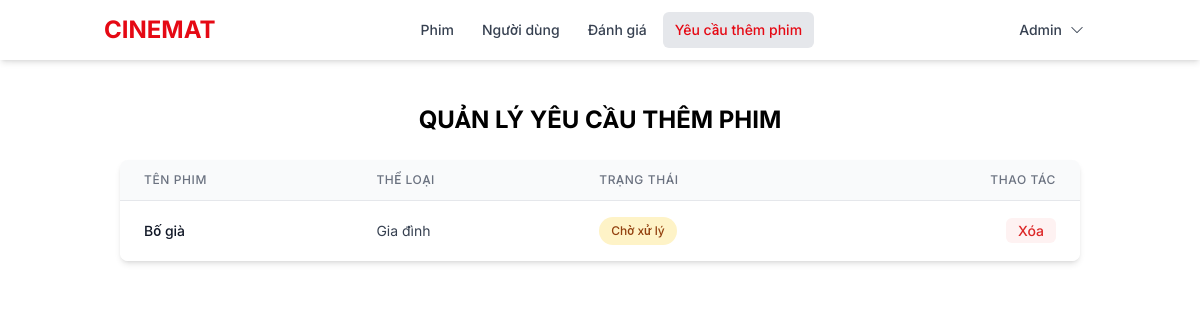
Before: /admin/requires/require.php (signed in) with the older database file.
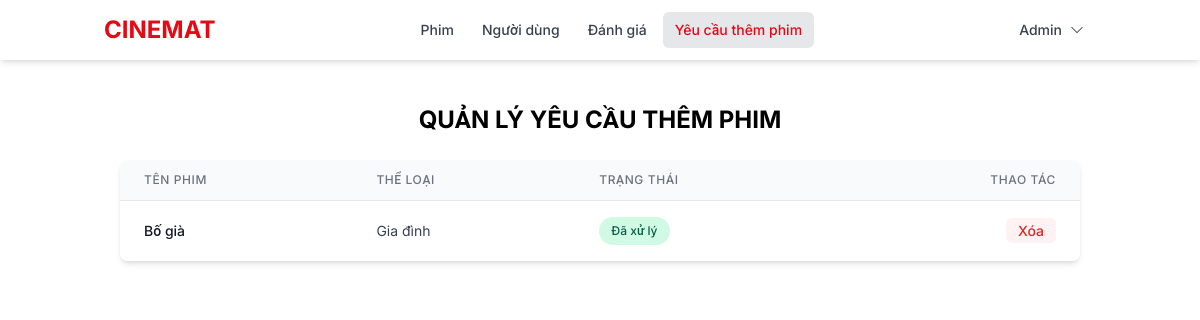
After: the same page with the newer database file.
### tables this page shows
CREATE TABLE `yeu_cau_them_phim` (
  `id_yeu_cau` int(11) NOT NULL,
  `id_nguoi_dung` int(11) DEFAULT NULL,
  `ten_phim` varchar(255) DEFAULT NULL,
  `the_loai` text DEFAULT NULL,
  `trang_thai` enum('cho_duyet','da_xu_ly') DEFAULT 'cho_duyet',
  `thoi_gian` datetime DEFAULT current_timestamp()
);

### admin/requires/require.php (the view, shortened to what this page needs)
<?php
require_once 'C:\xamppp\htdocs\CINEMAT\admin\layouts\header.php';
$sql = "SELECT *
        FROM yeu_cau_them_phim";
$result = mysqli_query($conn, $sql);
?>
<!DOCTYPE html>
<html lang="vi">
<head>
    <link href="https://cdn.jsdelivr.net/npm/bootstrap-icons@1.10.0/font/bootstrap-icons.css" rel="stylesheet">
    <script src="https://cdn.tailwindcss.com"></script>
</head>
<body>
    <div class="container mx-auto px-4 py-8" style = 'padding: 80px 32px'>
        <h2 class="text-2xl font-bold text-center mb-6"  >QUẢN LÝ YÊU CẦU THÊM PHIM</h2>
        <div class="bg-white rounded-lg shadow-md overflow-hidden">
            <table class="min-w-full divide-y divide-gray-200">
                <thead class="bg-gray-50">
                    <tr>
                        <th scope="col" class="px-6 py-3 text-left text-xs font-medium text-gray-500 uppercase tracking-wider">
                            Tên phim
                        </th>
                        <th scope="col" class="px-6 py-3 text-left text-xs font-medium text-gray-500 uppercase tracking-wider">
                            Thể loại
                        </th>
                        <th scope="col" class="px-6 py-3 text-left text-xs font-medium text-gray-500 uppercase tracking-wider">
                            Trạng thái
                        </th>
                        <th scope="col" class="px-6 py-3 text-right text-xs font-medium text-gray-500 uppercase tracking-wider">
                            Thao tác
                        </th>
                    </tr>
                </thead>
                <tbody class="bg-white divide-y divide-gray-200" id="requestsTableBody">
                    <?php while ($row = mysqli_fetch_assoc($result)): ?>
                        <tr>
                            <td class="px-6 py-4 whitespace-nowrap text-sm font-medium text-gray-900">
                                <?php echo htmlspecialchars($row['ten_phim']); ?>
                            </td>
                            <td class="px-6 py-4 whitespace-nowrap text-sm text-gray-700">
                                <?php echo htmlspecialchars($row['the_loai']); ?>
                            </td>
                            <td class="px-6 py-4 whitespace-nowrap text-sm">
                                <?php if ($row['trang_thai'] === 'da_xu_ly'): ?>
                                    <span class="status-badge status-processed">Đã xử lý</span>
                                <?php else: ?>
                                    <span class="status-badge status-pending">Chờ xử lý</span>
                                <?php endif; ?>
                            </td>
                            <td class="px-6 py-4 whitespace-nowrap text-sm text-right">
                                <a href="?action=delete&id=<?php echo $row['id_yeu_cau']; ?>"
                                onclick="return confirm('Bạn có chắc chắn muốn xóa yêu cầu này?')"
                                class="delete-btn px-3 py-1 rounded-md font-medium">Xóa</a>
                            </td>
                        </tr>
                    <?php endwhile; ?>
                </tbody>
            </table>
        </div>
    </div>
</html>

Changed rows visible on the page:
changed yeu_cau_them_phim "Bố già": trang_thai "Chờ xử lý" → "Đã xử lý"
